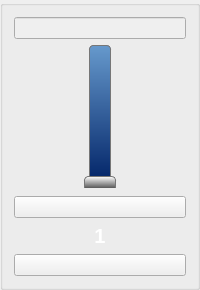
       <widget class="QGroupBox" name="groupBox_channel1">
        <property name="sizePolicy">
         <sizepolicy hsizetype="Preferred" vsizetype="MinimumExpanding">
          <horstretch>0</horstretch>
          <verstretch>0</verstretch>
         </sizepolicy>
        </property>
        <property name="minimumSize">
         <size>
          <width>80</width>
          <height>290</height>
         </size>
        </property>
        <property name="autoFillBackground">
         <bool>true</bool>
        </property>
        <property name="styleSheet">
         <string notr="true"/>
        </property>
        <property name="title">
         <string/>
        </property>
        <layout class="QVBoxLayout" name="verticalLayout">
         <property name="spacing">
          <number>6</number>
         </property>
         <item>
          <layout class="QVBoxLayout" name="layout_probe1Temp">
           <property name="spacing">
            <number>6</number>
           </property>
           <property name="topMargin">
            <number>0</number>
           </property>
           <item>
            <widget class="QLineEdit" name="ctrl_probe1Temp">
             <property name="enabled">
              <bool>false</bool>
             </property>
             <property name="sizePolicy">
              <sizepolicy hsizetype="Minimum" vsizetype="Fixed">
               <horstretch>0</horstretch>
               <verstretch>0</verstretch>
              </sizepolicy>
             </property>
             <property name="minimumSize">
              <size>
               <width>0</width>
               <height>0</height>
              </size>
             </property>
             <property name="toolTip">
              <string>Temperature</string>
             </property>
             <property name="alignment">
              <set>Qt::AlignCenter</set>
             </property>
             <property name="readOnly">
              <bool>true</bool>
             </property>
            </widget>
           </item>
          </layout>
         </item>
         <item>
          <layout class="QHBoxLayout" name="layout_channel1targetspeedSlider">
           <item>
            <widget class="QSlider" name="ctrl_channel1speedSlider">
             <property name="enabled">
              <bool>false</bool>
             </property>
             <property name="sizePolicy">
              <sizepolicy hsizetype="Expanding" vsizetype="Expanding">
               <horstretch>0</horstretch>
               <verstretch>0</verstretch>
              </sizepolicy>
             </property>
             <property name="minimumSize">
              <size>
               <width>0</width>
               <height>80</height>
              </size>
             </property>
             <property name="styleSheet">
              <string notr="true">	QSlider::groove:vertical {
     	border: 1px solid #bbb;
     	background: darkBlue;
     	width: 20px;
     	border-radius: 4px;
 	}

 	QSlider::handle:vertical {
		background-color: qlineargradient(spread:pad, x1:1, y1:1.1, x2:1, y2:0, stop:0 #000, stop:1 #FFF);
 		height:15px;
 		margin:-6px;
 		border:1px solid #777;
		border-radius:4px;
 	}

 	QSlider::add-page:vertical {
	 	background: qlineargradient(x0: 1, y0: 1, x2: 0, y2: 1, stop: 0 #69c, stop: 1 #026);
	 	background: qlineargradient(x0: 1, y0: 1, x2: 0, y2: 1, stop: 0 #026, stop: 1 #69c);
	 	border: 1px solid #777;
	 	border-radius: 4px;
 	}

 	QSlider::sub-page:vertical {
	 	background: qlineargradient(x0: 1, y0: 1, x2: 0, y2: 1, stop: 0 #026, stop: 1 #69c);
	 	background: qlineargradient(x0: 1, y0: 1, x2: 0, y2: 1, stop: 0 #69c, stop: 1 #026);
     	border: 1px solid #777;
	 	border-radius: 4px;
 	}</string>
             </property>
             <property name="maximum">
              <number>100</number>
             </property>
             <property name="orientation">
              <enum>Qt::Vertical</enum>
             </property>
             <property name="invertedAppearance">
              <bool>false</bool>
             </property>
             <property name="invertedControls">
              <bool>false</bool>
             </property>
             <property name="tickPosition">
              <enum>QSlider::TicksAbove</enum>
             </property>
            </widget>
           </item>
          </layout>
         </item>
         <item>
          <spacer name="verticalSpacer_3">
           <property name="orientation">
            <enum>Qt::Vertical</enum>
           </property>
           <property name="sizeType">
            <enum>QSizePolicy::Fixed</enum>
           </property>
           <property name="sizeHint" stdset="0">
            <size>
             <width>20</width>
             <height>2</height>
            </size>
           </property>
          </spacer>
         </item>
         <item>
          <widget class="QPushButton" name="ctrl_channel1speed">
           <property name="text">
            <string/>
           </property>
          </widget>
         </item>
         <item>
          <layout class="QVBoxLayout" name="layout_channel1Select">
           <property name="spacing">
            <number>6</number>
           </property>
           <property name="topMargin">
            <number>0</number>
           </property>
           <item>
            <widget class="QPushButton" name="ctrl_channel1Select">
             <property name="minimumSize">
              <size>
               <width>0</width>
               <height>0</height>
              </size>
             </property>
             <property name="maximumSize">
              <size>
               <width>16777215</width>
               <height>16777215</height>
              </size>
             </property>
             <property name="styleSheet">
              <string notr="true">QPushButton {
	background-color: rgba(230, 230, 230, 0%);
	border: none;
	margin: 0px;
    padding: 0px;
	font-size: 20px;
	font-weight: bold;
	color: white;
	image: url(:/Images/icon_channels_lite_blue.png)
}

QPushButton:hover {
	background-color: rgba(230, 230, 230, 0%);
	border: none;
	margin: 0px;
    padding: 0px;
	font-size: 20px;
	font-weight: bold;
	color: grey;
	image: url(:/Images/icon_channels_lite_blue.png)
}</string>
             </property>
             <property name="text">
              <string>1</string>
             </property>
             <property name="iconSize">
              <size>
               <width>50</width>
               <height>30</height>
              </size>
             </property>
             <property name="flat">
              <bool>false</bool>
             </property>
            </widget>
           </item>
          </layout>
         </item>
         <item>
          <widget class="QPushButton" name="ctrl_channel1AlarmTemp">
           <property name="sizePolicy">
            <sizepolicy hsizetype="Minimum" vsizetype="Fixed">
             <horstretch>51</horstretch>
             <verstretch>0</verstretch>
            </sizepolicy>
           </property>
           <property name="minimumSize">
            <size>
             <width>51</width>
             <height>0</height>
            </size>
           </property>
           <property name="toolTip">
            <string>Alarm Temperature</string>
           </property>
           <property name="text">
            <string/>
           </property>
          </widget>
         </item>
        </layout>
       </widget>
